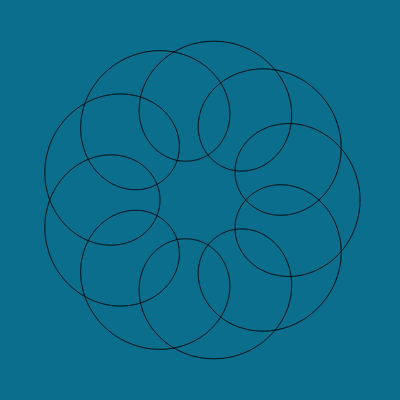
Frame 1 (no input)
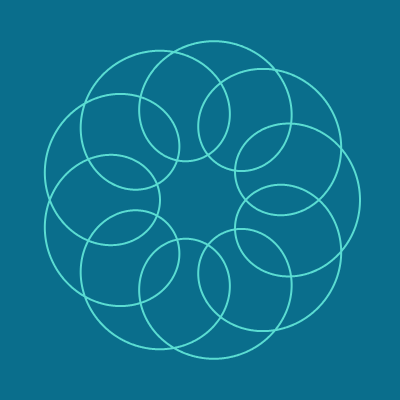
Frame 60 (no input)
Frame 120 (the mouse pressed at the canvas centre since frame 60): identical to frame 60, image omitted

The p5.js sketch that drew these frames (run headless with seeded random() and noise() and a simulated clock; from frame 60 on, the mouse is pressed at the canvas centre):

// p5.js sketch
// ── sketch.js
function preload(){// preload assets
}

function setup() {
  createCanvas(400, 400);

  // Wenn ich über die Eingabefelder was schreiben möchte, mache ich das dann am beste in HTML?
  textField = createInput('Datum'); // wsl unnötig bei meinem Projekt bzbw. Datum würde autom. generiert werden -> gibt es das? 
  textField.position(420, 100); 
  textField.size(100); 

  slider1 = createSlider(0, 5, 1, 1); // Slider mit 5 Schritten 
  // Wenn ich später mehrere Slider habe, wie benenne ich sie unterschiedlich? 
  slider1.position(420, 150);
  slider1.size(190);
  // Problem: Mein Slider setzt sich nicht mehr zurück
}

function draw() {
  background(10, 110, 140); // noch zu klären, aber von mir festgelegt (optional dark & light mode)
  // angleMode(DEGREES); 

  var context = canvas.getContext('2d'); // was heißt das context? Was definiert das? Und worfür steht das 2d? 
  //Bzw. in anderem Bsp:  "var ctx = document.getElementById('myCanvas').getContext('2d');" was heißt das? Muss ich was verknüpfen?

  let val = slider1.value();
  drawSpirograph(context, width/2, height/2, // warum funktioniert das mit der Hälfte nicht? (200, 200 geht)
  100, // Radius Kreis Umlaufbahn
  60,  // Radius Kreis Inlay 
  val*10); //Anzahl der Umdrehungen/ Abstand/ Geschwindigkeit ?
  // wsl muss ich bei manchen Formen dann die 5 Schritte aus dem Slider auf die Zahl übertragen - wie mache ich das? (Bspw Radius Kreisumlaufbahn zwischen 50 un 250 mgl)

  function drawSpirograph(context, cx, cy, radius1, radius2, ratio) { // Ich will ja mehrere Spirographen übereinander zweichnen, wie gehe ich das am besten an?
    
    var x, y, theta; // für was steht theta? Ist das immer die Spanne von 0 bis 2PI by default?

    // Move to starting point (theta = 0)
    context.beginPath();
    context.moveTo(cx + radius1 + radius2, cy);
  
    // Draw segments from theta = 0 to theta = 2PI
    for (theta = 0; theta <= Math.PI * 2; theta += 0.001) {
      x = cx + radius1 * Math.cos(theta) + radius2 * Math.cos(theta * ratio);
      y = cy + radius1 * Math.sin(theta) + radius2 * Math.sin(theta * ratio);
      context.lineTo(x, y);
    }

    context.stroke();
    stroke (90, 220, 210); // Farbe soll über Regler bestimmt werden 
    strokeWeight(2); //Kontur lege ich fest
  }


}
